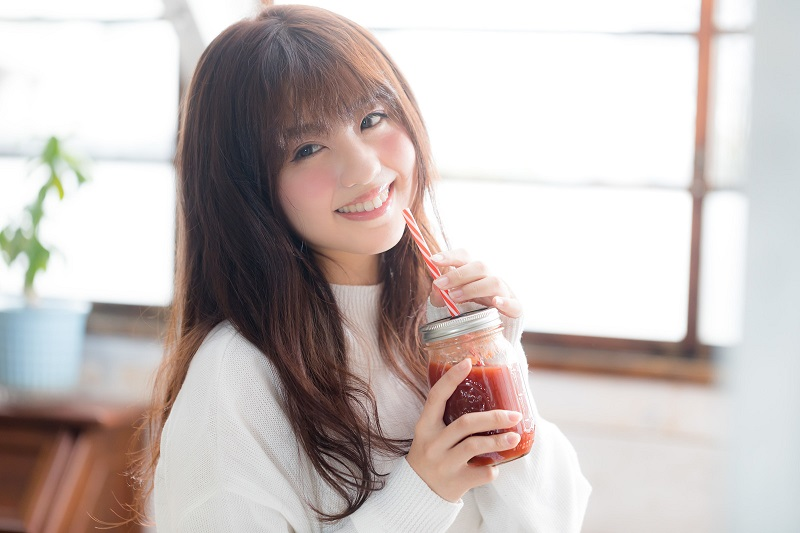
#> input picture girl01.jpg, 800 x 533 px
$ python p213_Laplacian.py girl01.jpg
#> lines starting #> are read from the running program, lines starting #| are printed output that depends on the picture
import sys
import cv2

if len(sys.argv) < 2:
    print("Designate the file you would like to display!")
    sys.exit() #Terminate the command because no files are designated.

file = sys.argv[1]

try:
    img = cv2.imread(file)
#> img is the input picture: shape (533, 800, 3); mean B, G, R 186.2, 188.8, 198.5

    if img is None:
        raise ValueError("File not found!")
    edge = cv2.Laplacian(img, -1)
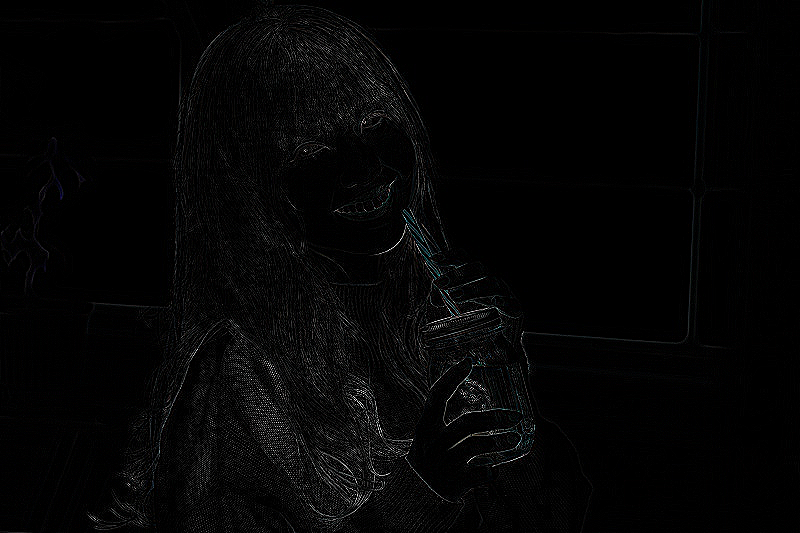
#> edge: shape (533, 800, 3); mean B, G, R 5, 4.9, 4.8
    cv2.imshow(file, edge)
    cv2.waitKey(0)
    cv2.destroyAllWindows()

except ValueError as e:
    print(e)
except:
    import traceback
    tracback.print_exc()

$ run again, on girl03.jpg
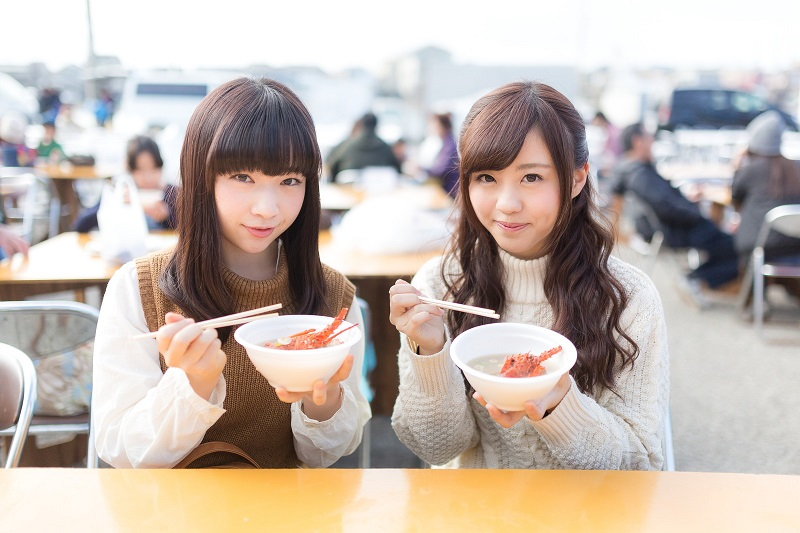
#> input picture girl03.jpg, 800 x 533 px
#> img is the input picture: shape (533, 800, 3); mean B, G, R 173.4, 181.7, 193.7
#> `edge = cv2.Laplacian(img, -1)`:
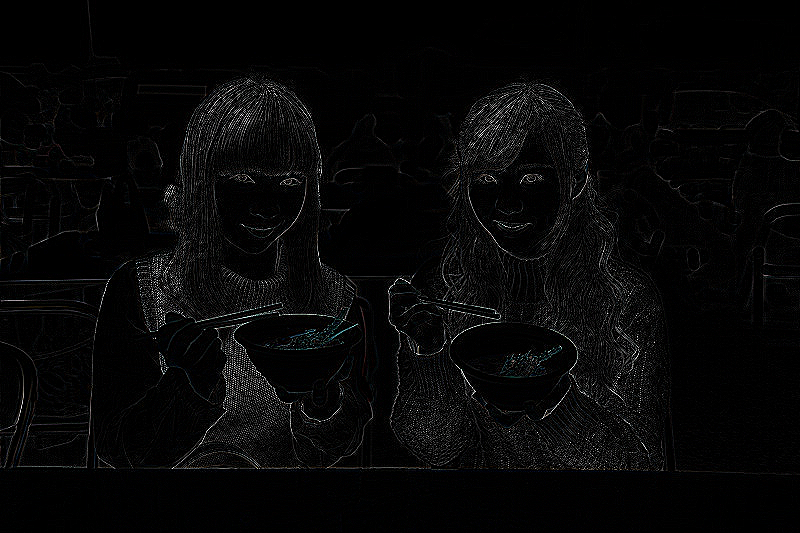
#> edge: shape (533, 800, 3); mean B, G, R 7.2, 7.1, 7.1

$ run again, on girl04.jpg
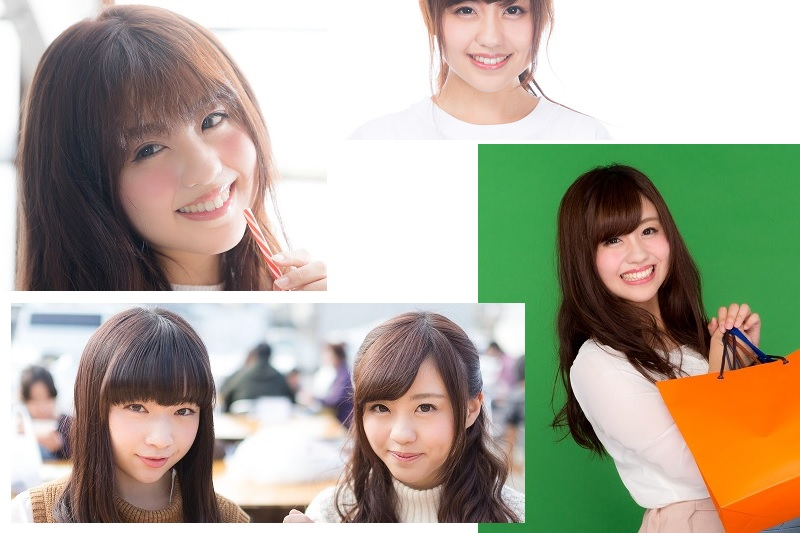
#> input picture girl04.jpg, 800 x 533 px
#> img is the input picture: shape (533, 800, 3); mean B, G, R 151.3, 167.8, 173.1
#> `edge = cv2.Laplacian(img, -1)`:
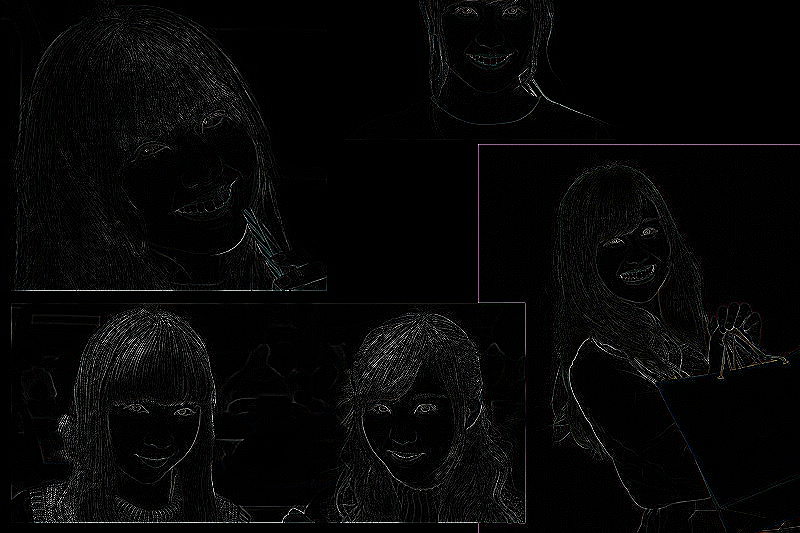
#> edge: shape (533, 800, 3); mean B, G, R 6.7, 6.7, 6.7
